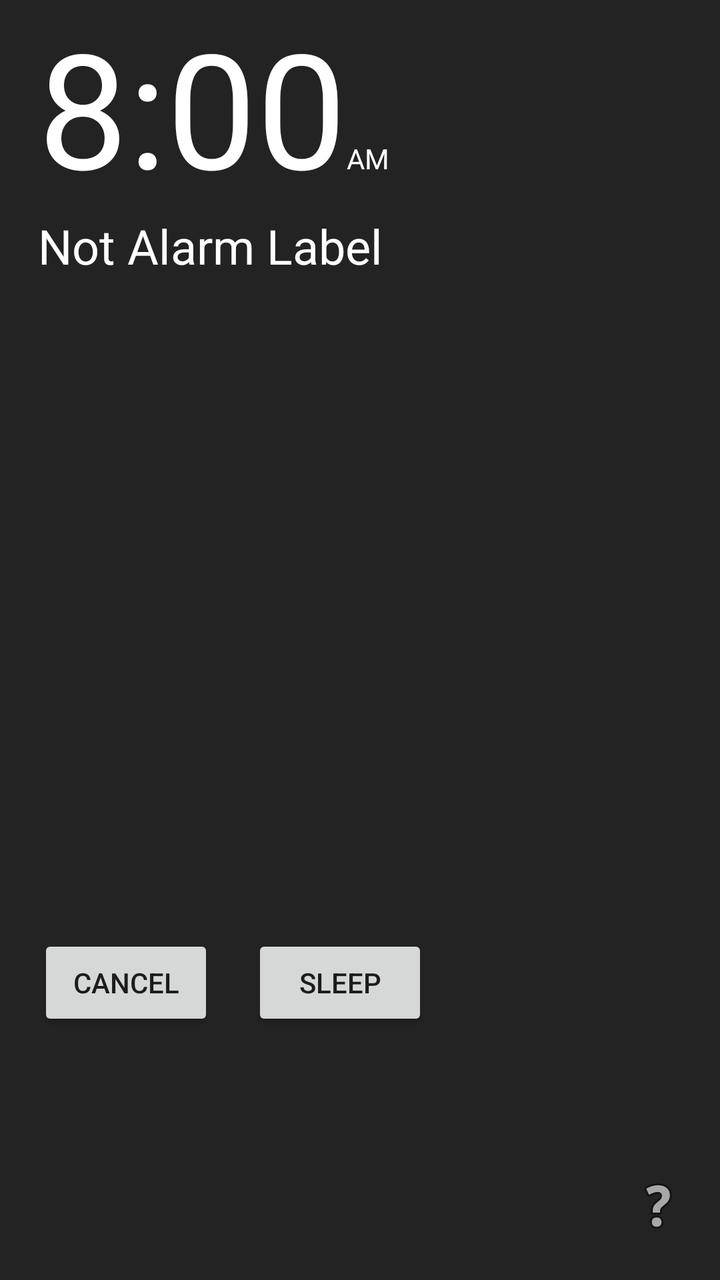
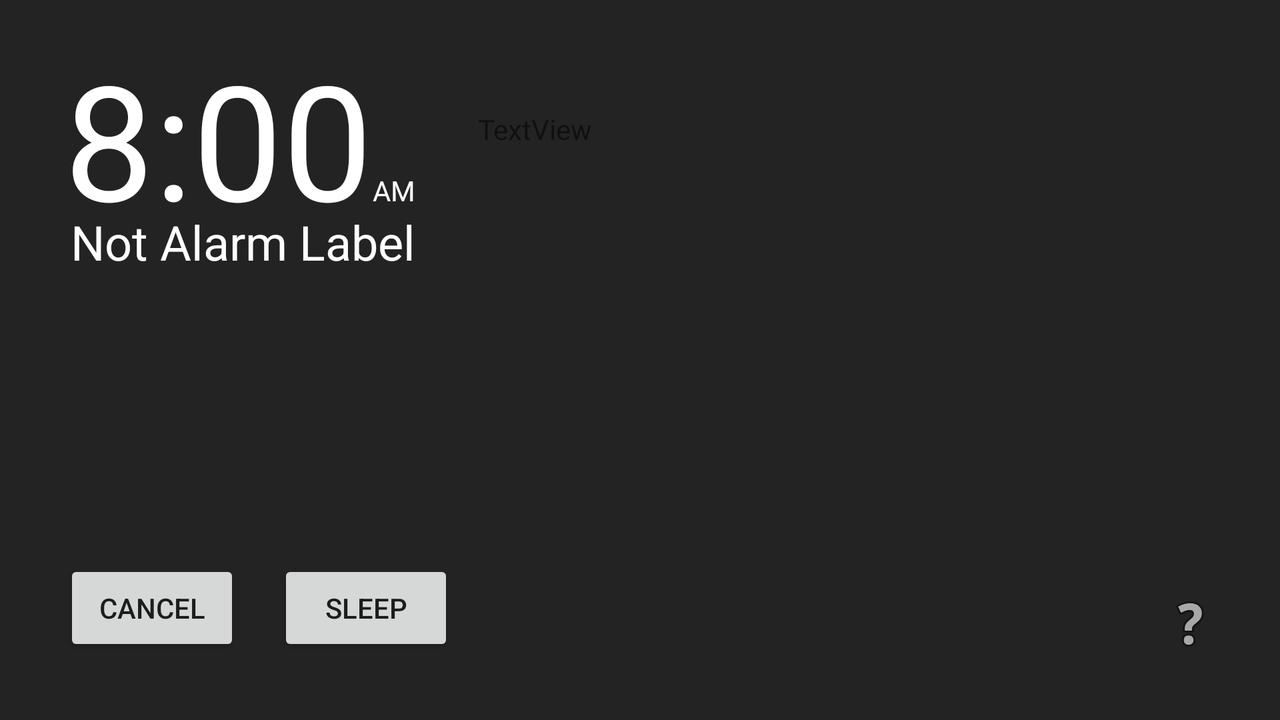

First picture: res/layout/ on a phone held upright. Second picture: the repository's own variant of that layout, on a device whose configuration matches the variant's folder. Source for both follows.
<!-- AndroidManifest.xml: application theme AppTheme -->
<!-- res/layout/alarm_texture_layout.xml -->
<?xml version="1.0" encoding="utf-8"?>
<RelativeLayout xmlns:android="http://schemas.android.com/apk/res/android"
    xmlns:tools="http://schemas.android.com/tools"
    android:layout_width="match_parent"
    android:layout_height="match_parent"
    android:background="@color/colorDarkBackground">

    <FrameLayout
        android:layout_width="440dp"
        android:layout_height="253dp"
        android:layout_centerInParent="true"
        android:id="@+id/frameLayout">

        <TextureView
            android:id="@+id/textureView"
            android:layout_width="match_parent"
            android:layout_height="match_parent"/>

    </FrameLayout>

    <TextView
        android:text="8:00"
        android:textColor="@color/colorWhite"
        android:layout_width="wrap_content"
        android:layout_height="wrap_content"
        android:layout_marginStart="19dp"
        android:id="@+id/alarmTimeTextView"
        android:textSize="80sp"
        android:layout_alignParentTop="true"
        android:layout_alignParentStart="true" />

    <Button
        android:text="Cancel"
        android:layout_width="wrap_content"
        android:layout_height="wrap_content"
        android:layout_below="@+id/frameLayout"
        android:layout_alignStart="@+id/alarmTimeTextView"
        android:layout_marginTop="21dp"
        android:id="@+id/cancelButton" />

    <Button
        android:text="Sleep"
        android:layout_width="wrap_content"
        android:layout_height="wrap_content"
        android:layout_alignTop="@+id/cancelButton"
        android:layout_toEndOf="@+id/cancelButton"
        android:layout_marginStart="19dp"
        android:id="@+id/sleep_button" />

    <TextView
        android:layout_width="wrap_content"
        android:layout_height="wrap_content"
        android:id="@+id/label_textview"
        android:textColor="@color/colorWhite"
        android:text="Not Alarm Label"
        android:textSize="24sp"
        android:layout_below="@+id/alarmTimeTextView"
        android:layout_alignStart="@+id/alarmTimeTextView" />

    <TextView
        android:text="AM"
        android:textColor="@color/colorWhite"
        android:layout_width="wrap_content"
        android:layout_height="wrap_content"
        android:layout_above="@+id/label_textview"
        android:layout_toEndOf="@+id/alarmTimeTextView"
        android:layout_marginBottom="18dp"
        android:id="@+id/am_pm_textview" />

    <ImageButton
        android:layout_width="wrap_content"
        android:layout_height="wrap_content"
        android:layout_alignParentBottom="true"
        android:layout_alignParentEnd="true"
        android:layout_marginEnd="15dp"
        android:layout_marginBottom="21dp"
        android:background="@drawable/info_button_shape"
        android:src="@android:drawable/ic_menu_help"
        android:id="@+id/infoButton" />



</RelativeLayout>
<!-- resources referenced by this layout -->
<resources>
  <color name="colorDarkBackground">#232323</color>
  <color name="colorWhite">#FFFFFF</color>
  <style name="AppTheme" parent="Theme.AppCompat.Light.DarkActionBar">
          
          <item name="colorPrimary">@color/colorPrimary</item>
          <item name="colorPrimaryDark">@color/colorPrimaryDark</item>
          <item name="colorAccent">@color/colorAccent</item>
      </style>
  <color name="colorPrimary">#3F51B5</color>
  <color name="colorPrimaryDark">#303F9F</color>
  <color name="colorAccent">#FF4081</color>
</resources>
<!-- res/layout-land/alarm_texture_layout.xml (the repository's variant of the layout above) -->
<!-- drawn on the phone turned sideways -->
<?xml version="1.0" encoding="utf-8"?>
<RelativeLayout xmlns:android="http://schemas.android.com/apk/res/android"
    android:layout_width="match_parent"
    android:layout_height="match_parent"
    android:background="@color/colorDarkBackground">

    <TextureView
        android:id="@+id/textureView"
        android:layout_margin="16dp"
        android:layout_width="@dimen/texture_view_width"
        android:layout_height="@dimen/texture_view_height"
        android:layout_centerInParent="true"/>

    <TextView
        android:text="8:00"
        android:textColor="@color/colorWhite"
        android:layout_width="wrap_content"
        android:layout_height="wrap_content"
        android:id="@+id/alarmTimeTextView"
        android:textSize="80sp"
        android:layout_alignTop="@+id/textureView"
        android:layout_alignStart="@+id/textureView"
        android:layout_marginStart="16dp" />

    <TextView
        android:text="AM"
        android:textColor="@color/colorWhite"
        android:layout_width="wrap_content"
        android:layout_height="wrap_content"
        android:id="@+id/am_pm_textview"
        android:layout_alignBaseline="@+id/alarmTimeTextView"
        android:layout_alignBottom="@+id/alarmTimeTextView"
        android:layout_toEndOf="@+id/alarmTimeTextView" />

    <Button
        android:text="Sleep"
        android:layout_width="wrap_content"
        android:layout_height="wrap_content"
        android:layout_alignTop="@+id/cancelButton"
        android:layout_toEndOf="@+id/cancelButton"
        android:layout_marginStart="19dp"
        android:id="@+id/sleep_button" />

    <Button
        android:text="Cancel"
        android:layout_width="wrap_content"
        android:layout_height="wrap_content"
        android:id="@+id/cancelButton"
        android:layout_marginBottom="16dp"
        android:layout_alignBottom="@+id/textureView"
        android:layout_alignStart="@+id/alarmTimeTextView" />

    <ImageButton
        android:layout_width="wrap_content"
        android:layout_height="wrap_content"
        android:layout_marginEnd="13dp"
        android:background="@drawable/info_button_shape"
        android:src="@android:drawable/ic_menu_help"
        android:id="@+id/infoButton"
        android:layout_alignBottom="@+id/sleep_button"
        android:layout_alignEnd="@+id/textureView" />

    <TextView
        android:layout_width="wrap_content"
        android:layout_height="wrap_content"
        android:id="@+id/label_textview"
        android:textColor="@color/colorWhite"
        android:text="Not Alarm Label"
        android:textSize="24sp"
        android:layout_below="@+id/am_pm_textview"
        android:layout_alignEnd="@+id/am_pm_textview" />

    <TextView
        android:text="TextView"
        android:layout_width="270dp"
        android:layout_height="250dp"
        android:id="@+id/textView4"
        android:background="@color/colorDarkBackground"
        android:layout_marginStart="12dp"
        android:layout_centerVertical="true"
        android:layout_toEndOf="@+id/sleep_button" />

</RelativeLayout>
<!-- resources referenced by the variant -->
<!-- as the phone turned sideways resolves them -->
<resources>
  <color name="colorDarkBackground">#232323</color>
  <color name="colorWhite">#FFFFFF</color>
  <dimen name="texture_view_height">736dp</dimen>
  <dimen name="texture_view_width">1280dp</dimen>
  <style name="AppTheme" parent="Theme.AppCompat.Light.DarkActionBar">
          
          <item name="colorPrimary">@color/colorPrimary</item>
          <item name="colorPrimaryDark">@color/colorPrimaryDark</item>
          <item name="colorAccent">@color/colorAccent</item>
      </style>
  <color name="colorPrimary">#3F51B5</color>
  <color name="colorPrimaryDark">#303F9F</color>
  <color name="colorAccent">#FF4081</color>
</resources>
